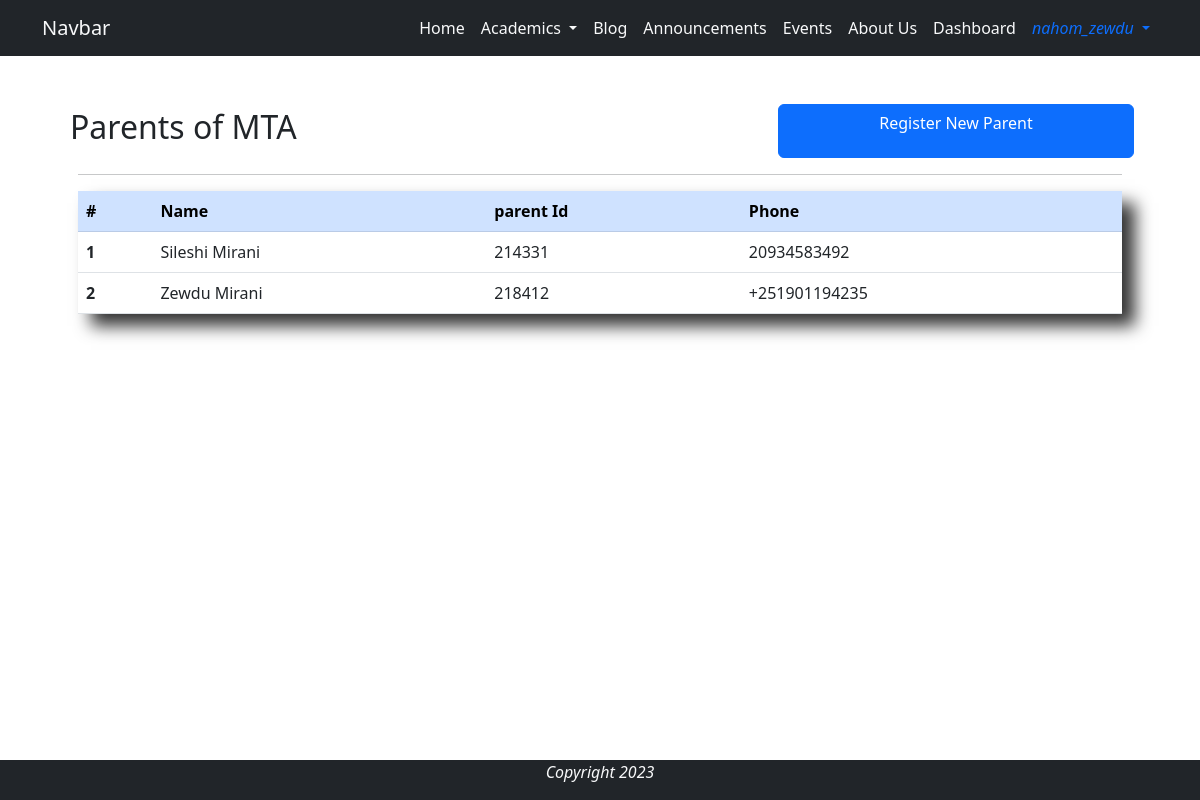
The app's page /parent_dashboard/ (signed in) with its own data.
### base/models.py (models this page shows, shortened)
class Parent(models.Model):
    user = models.OneToOneField(User, on_delete=models.CASCADE, verbose_name='Parent')
    name = models.CharField(max_length=44, null=True, blank=True)
    parent_id = models.CharField(max_length=6, editable=False, unique=True)
    parent_to = models.ManyToManyField(Student, blank=True)
    phone = models.CharField(max_length=20, blank=False, null=False)

### base/views.py (the view)
# urls.py: path('parent_dashboard/', views.parent_dashboard, name='parent_dashboard'),
@login_required
@user_passes_test(lambda user: user.is_staff)
def parent_dashboard(request):
    parents = Parent.objects.order_by('name')
    context = {
        'parents': parents,
    }
    return render(request, 'dashboard/parent_dashboard.html', context)

### base/templates/dashboard/parent_dashboard.html (shortened to what this page needs)
{% extends 'base/base.html' %}
{% load static %}
{% block content %}
<div class="container p-5">
    <div class="row">
        <h2 class="p-1 col-8">Parents of MTA</h2>
        <a href="{% url 'base:parent_register' %}" class="col-4 btn btn-primary">Register New Parent</a>
    </div>
    <hr>
    <div class="shadow-xlg">
        <table class="table">
            <thead class="table-primary">
            <tr>
                <th scope="col">#</th>
                <th scope="col">Name</th>
                <th scope="col">parent Id</th>
                <th scope="col">Phone</th>
            </tr>
            </thead>
            <tbody>
                {% for parent in parents %}
                    <tr class="dashboard-row"  href="{% url 'base:parent_update' parent.parent_id %}">
                        <th scope="row">{{ forloop.counter }}</th>
                        <td>{{ parent.name }}</td>
                        <td>{{ parent.parent_id }}</td>
                        <td>{{ parent.phone }}</td>
                    </tr>
                {% endfor %}
            </tbody>
        </table>
    </div>
</div>
{% endblock %}

### base/templates/base/navigation.html (shortened to what this page needs)
<nav class="navbar sticky-top navbar-expand-lg bg-dark">
    <div class="container">
        <a class="navbar-brand text-light" href="{% url 'base:home' %}">Navbar</a>
        <div class="collapse navbar-collapse justify-content-end" id="navbarNav">
            <ul class="navbar-nav">
                <li class="nav-item">
                    <a class="nav-link text-light active text-light" aria-current="page" href="{% url 'base:home' %}">Home</a>
                </li>
                <li class="nav-item dropdown">
                    <a class="nav-link dropdown-toggle text-light" href="#" role="button" data-bs-toggle="dropdown" aria-expanded="false">
                    Academics
                    </a>
                </li>
                <li class="nav-item" data-bs-toggle="tooltip"  data-bs-placement="bottom" data-bs-title="Coming Soon...">
                    <a class="nav-link text-light" href="#">Blog</a>
                </li>
                {% if user.is_authenticated %}
                    <li class="nav-item">
                        <a class="nav-link text-light" href="{% url 'announcement:announcement' %}">Announcements</a>
                    </li>
                {% endif %}
                <li class="nav-item">
                    <a class="nav-link text-light" href="#">Events</a>
                </li>
                <li class="nav-item">
                    <a class="nav-link text-light" href="#">About Us</a>
                </li>
                {% if user.is_staff %}
                <li class="nav-item">
                    <a class="nav-link text-light" href="{% url 'base:dashboard' %}">Dashboard</a>
                </li>
                {% endif %}
                {% if user.is_authenticated %}
                    <li class="nav-item dropdown">
                        <a class="nav-link text-primary dropdown-toggle" href="#" role="button" data-bs-toggle="dropdown" aria-expanded="false">
                            <i class="fa fa-user" aria-hidden="true"> {{user.username}} </i>
                        </a>
                    </li>
                {% endif %}
            </ul>
        </div>
    </div>
</nav>

### base/static/css/style.css (style rules this page uses)
.shadow-xlg { box-shadow: 13px 12px 16px rgba(0, 0, 0, 0.8) }
.navbar-nav .nav-link { transition: 1s; }
.dashboard-row th { transition: background-color 0.2s ease-in; }
.dashboard-row td { transition: background-color 0.4s ease-in; }

### records on screen
Parent: name "Sileshi Mirani", parent_id "214331", phone "20934583492"
Parent: name "Zewdu Mirani", parent_id "218412", phone "+251901194235"

### other values on screen
{{ user.username }} "nahom_zewdu"
